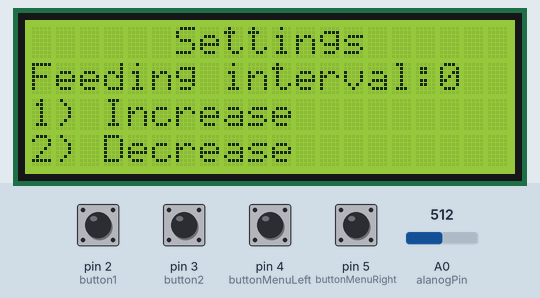
Simulated run of this sketch. Board: Arduino Uno, built with avr-gcc and run on an emulated ATmega328P. On the bench: 20×4 character LCD. Inputs (shaded band) come from the test bench; at power-on: pin 2 (button1), pin 3 (button2), pin 4 (buttonMenuLeft), pin 5 (buttonMenuRight) HIGH, A0 (alanogPin) = 512. The local clock reads 2024-03-15 10:24:30 at power-on unless the sketch sets it; EEPROM starts erased.

Above: at 3.3 s.
3.4 s: pin 5 (buttonMenuRight) pulled LOW for 1 s
At 5.8 s:
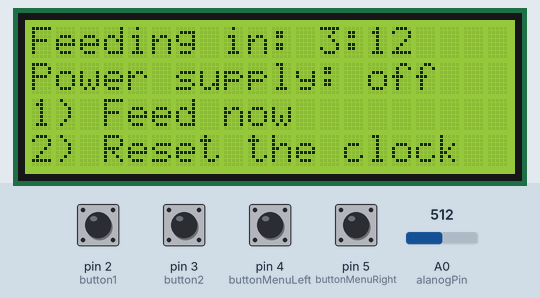
7.4 s: A0 (alanogPin) set to 806
9.5 s: A0 (alanogPin) set to 830
At 10.3 s:
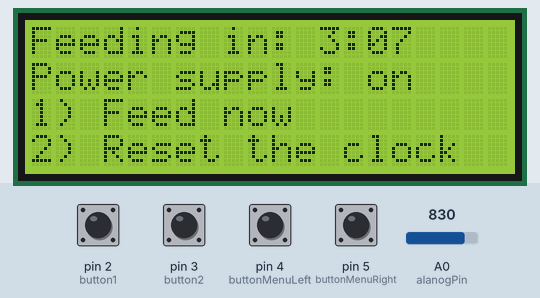
12.5 s: pin 5 (buttonMenuRight) pulled LOW for 1 s
At 14.4 s:
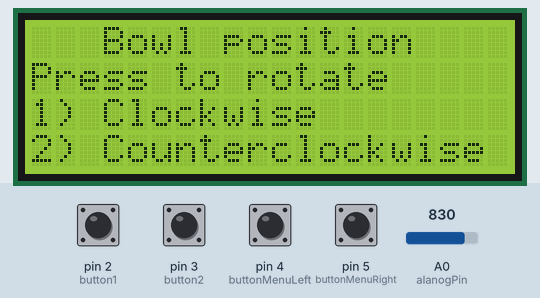
15.0 s: pin 5 (buttonMenuRight) pulled LOW for 1 s
At 15.7 s:
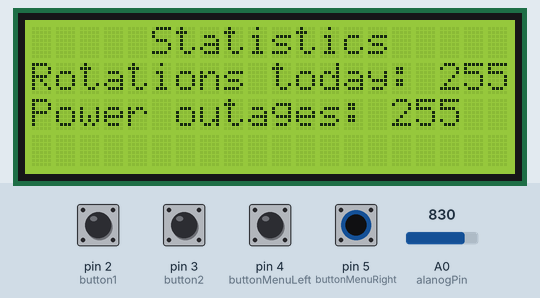
17.5 s: pin 2 (button1) pulled LOW for 1 s
At 19.8 s:
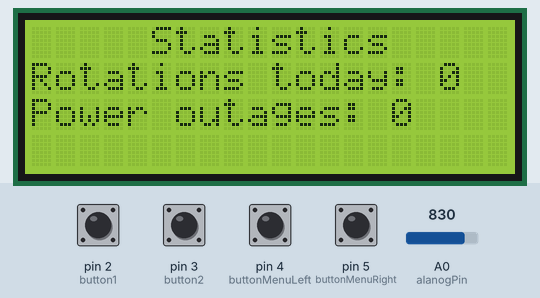
Timing chart, 0 to 21.0 s (numbered marks = the images above; inputs shaded):
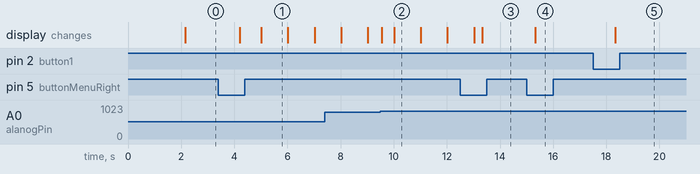

The sketch:

Program.ino
```cpp
// Include the Arduino Stepper Library
#include <Wire.h>
#include <LiquidCrystal_I2C.h>
#include <Stepper.h>
#include <RTC.h>
#include <EEPROM.h>
#include <avr/wdt.h>

class View;
class Controller;
class Model;

unsigned long millisButtonLastPush = 0;
unsigned long lcdLastUpdate = 0;

const unsigned long millisButtonPushInterval = 1000;
const unsigned long lcdUpdateInterval = 1000;

const byte button1 = 2;
const byte button2 = 3;
const byte buttonMenuLeft = 4;
const byte buttonMenuRight = 5;

// Number of steps per output rotation
const int stepsPerRevolution = 200;

// Create Instance of Stepper library
Stepper myStepper{stepsPerRevolution, 8, 9, 10, 11};

class Model
{
  private:

  byte previousSecond = 0;

  unsigned secondsTillNextRotation;

  bool feedingSkipped = false;

  //Settings and statistics

  const byte rotationsAddress = 0;
  byte totalRotations;

  const byte outagesAddress = 1;
  byte totalOutages;

  const byte unitsAddress = 2;
  byte unitsToWait;

  const byte feedMinInterval = 1;
  const byte feedMaxInterval = 12;

  void setTotalRotations(const byte value)
  {
    totalRotations = value;
    EEPROM.write(rotationsAddress, totalRotations);
  }

  void setTotalOutages(const byte value)
  {
    totalOutages = value;
    EEPROM.write(outagesAddress, totalOutages);
  }

  public:

  unsigned getSecondsTillNextRotation()
  {
    return secondsTillNextRotation;
  }

  void resetStatistics()
  {
    setTotalRotations(0);
    setTotalOutages(0);
  }

  bool timeHasPassed()
  {
    return secondsTillNextRotation <= 0;
  }

  void initialize()
  {
    totalRotations = EEPROM.read(rotationsAddress);
    totalOutages = EEPROM.read(outagesAddress);
    unitsToWait = EEPROM.read(unitsAddress);

    secondsTillNextRotation = unitsToWait * 60;
  }

  void increaseUnitsToWait()
  {
    if (unitsToWait < feedMaxInterval)
    {
      ++unitsToWait;
      EEPROM.write(unitsAddress, unitsToWait);
    }
  }

  void decreaseUnitsToWait()
  {
    if (unitsToWait > feedMinInterval)
    {
      --unitsToWait;
      EEPROM.write(unitsAddress, unitsToWait);
    }
  }

  byte getPreviousSecond()
  {
    return previousSecond;
  }

  void setPreviousSecond(const byte value)
  {
    previousSecond = value;
  }

  byte getTotalRotations()
  {
    return totalRotations;
  }

  byte getTotalOutages()
  {
    return totalOutages;
  }

  void registerPowerOutage()
  {
    setTotalOutages(totalOutages + 1);
  }

  void updateRotationStatistics()
  {
      ++totalRotations;
      setTotalRotations(totalRotations);
  }

  void setFeedingSkipped(const bool value)
  {
    feedingSkipped = value;
  }

  bool getFeedingSkipped()
  {
    return feedingSkipped;
  }

  byte getUnitsToWait()
  {
     return unitsToWait;
  }

  void decreaseCounter()
  {
    --secondsTillNextRotation;
  }

  void resetTime()
  {

    secondsTillNextRotation = unitsToWait * 60;
  }


};

class Controller
{
private:

  bool powerState;

  PCF8563 RTC;

  View* view;
  Model* model;
  const int alanogPin = A0;

public:

   void initialize()
   {
      powerState = powerIsOn();
      RTC.begin();
   }

   void setView(View* view)
   {
      this->view = view;
   }

   void setModel(Model* model)
   {
      this->model = model;
   }

  bool getPowerState()
  {
    return powerState;
  }

  void setPowerState(const bool state)
  {
    this->powerState = state;
  }

  byte getCurrentMinutes()
  {
    return RTC.getMinutes();
  }

  byte getCurrentSeconds()
  {
    return RTC.getSeconds();
  }

   bool powerIsOn()
   {
      return analogRead(alanogPin)*(5.0 / 1023.0) >= 4;
   }

   byte getFeedingInterval()
   {
      return model->getUnitsToWait();
   }

   byte getUnitsToWait()
   {
      return model->getUnitsToWait();
   }

   byte getSecondsTillNextRotation()
   {
      return model->getSecondsTillNextRotation();
   }

   byte getTotalRotations()
   {
      return model->getTotalRotations();
   }

   byte getTotalOutages()
   {
      return model->getTotalOutages();
   }

   bool getFeedingSkipped()
   {
      return model->getFeedingSkipped();
   }
};

class View
{
private:

  byte feedingIntervalDisplayed = -1;
  bool powerSupplyDisplayed;
  bool feedingSkippedDisplayed;
  byte rotationsDisplayed = -1;
  byte outagesDisplayed = -1;

  Controller* controller;

  const byte rowLength = 20;

  static const byte rowsNumber = 4;
  static const byte numberOfScreens = 4;

  // Define LCD pinout
  const byte  en = 2, rw = 1, rs = 0, d4 = 4, d5 = 5, d6 = 6, d7 = 7, bl = 3;

  // Define I2C Address
  const byte i2c_addr = 0x27;

  LiquidCrystal_I2C lcd {i2c_addr, en, rw, rs, d4, d5, d6, d7, bl, POSITIVE};

  byte currentMenu = 0;

  String strings[numberOfScreens][rowsNumber]  = {{"      Settings      ", "Feeding interval:", "1) Increase", "2) Decrease"},
                                          {"Feeding in: ", "Power supply: ", "1) Feed now", "2) Reset the clock"},
                                          {"   Bowl position   ", "Press to rotate", "1) Clockwise", "2) Counterclockwise"},
                                          {"     Statistics     ", "Rotations today: ", "Power outages: ", ""}};

  void printSettings()
  {
    this->setRow(0);
    lcd.print(strings[0][0]);
    this->setRow(1);
    lcd.print(strings[0][1]);
    lcd.print(controller->getUnitsToWait());
    this->setRow(2);
    lcd.print(strings[0][2]);
    this->setRow(3);
    lcd.print(strings[0][3]);
  }

  void printNextFeeding()
  {
    updateNextFeeding();
    this->setRow(1);
    lcd.print(strings[1][1]);
    lcd.print(powerStateToString(controller->powerIsOn()));
    this->setRow(2);
    lcd.print(strings[1][2]);
    this->setRow(3);
    lcd.print(strings[1][3]);
  }

  void printManual()
  {
    for (size_t i = 0; i < rowsNumber; ++i)
    {
      this->setRow(i);
      lcd.print(strings[2][i]);
    }
  }

  void printStatistics()
  {
      this->setRow(0);
      lcd.print(strings[3][0]);
      this->setRow(1);
      lcd.print(strings[3][1]);
      lcd.print(controller->getTotalRotations());
      this->setRow(2);
      lcd.print(strings[3][2]);
      lcd.print(controller->getTotalOutages());
      this->setRow(3);
      lcd.print(strings[3][3]);
  }

  void printSeconds(const byte seconds)
  {
    if (seconds < 10)
    {
      this->print("0");
    }
    this->print(seconds);
  }

public:

  void setController(Controller* controller)
  {
      this->controller = controller;
  }

  void initialize()
  {
    powerSupplyDisplayed = controller->powerIsOn();
    lcd.begin(rowLength, rowsNumber);
    lcd.setCursor(0, 1);
    lcd.print("     Feeder 1.0     ");
    delay(2000);
    lcd.clear();
    this->printCurrentScreen();
  }

  void setRow(const byte row)
  {
    lcd.setCursor(0, row);
  }

  void clearView()
  {
    lcd.clear();
  }

  void clearRow(const byte rowNumber)
  {
    this->setRow(rowNumber);
    for (size_t i = 0; i < rowLength; ++i)
    {
      this->print(' ');
    }
    this->setRow(rowNumber);
  }

  String powerStateToString(const bool state)
  {
    if (state)
    {
      return "on";
    }
    return "off";
  }

  void print(unsigned n)
  {
    lcd.print(n);
  }

  void print(const char c)
  {
    lcd.print(c);
  }

  void print(const String s)
  {
    lcd.print(s);
  }

  void print(const byte b)
  {
    lcd.print(b);
  }

  void setNextScreen()
  {
    currentMenu = ++currentMenu % numberOfScreens;
  }

  void setPreviousScreen()
  {
    currentMenu = --currentMenu % numberOfScreens;
  }

  byte getCurrentMenu()
  {
    return currentMenu;
  }

  void printCurrentScreen()
  {
      switch(currentMenu)
      {
        case 0:
          printSettings();
          break;
        case 1:
          printNextFeeding();
          break;
        case 2:
          printManual();
          break;
        case 3:
          printStatistics();
          break;
      }
  }

  void updateSettings()
  {
    byte currentInterval = controller->getFeedingInterval();
    if (currentInterval != feedingIntervalDisplayed)
    {
       this->clearRow(1);
       this->print(strings[0][1]);
       this->print(currentInterval);
       feedingIntervalDisplayed = currentInterval;
    }
  }

  void updateNextFeeding()
  {
    bool feedingSkipped = controller->getFeedingSkipped();
    if (feedingSkippedDisplayed != feedingSkipped)
    {
      this->clearRow(0);
      if (feedingSkipped)
      {
        this->print("Waiting for power!");
      }
      feedingSkippedDisplayed = feedingSkipped;
    }
    else if(!feedingSkipped)
    {
      this->setRow(0);
      this->print(strings[1][0]);
      unsigned seconds = controller->getSecondsTillNextRotation();
      this->print(seconds / 60);
      this->print(':');
      this->printSeconds(seconds % 60);
    }
    bool powerIsOn = controller->powerIsOn();
    if (powerIsOn != powerSupplyDisplayed)
    {
        this->clearRow(1);
        lcd.print(strings[1][1]);
        lcd.print(powerStateToString(powerIsOn));
        powerSupplyDisplayed = powerIsOn;
    }
  }

  void updateStatistics()
  {
    byte currentRotations = controller->getTotalRotations();
    if (currentRotations != rotationsDisplayed)
    {
      this->clearRow(1);

      this->print(strings[3][1]);
      this->print(currentRotations);
      rotationsDisplayed = currentRotations;
    }
    byte currentOutages = controller->getTotalOutages();
    if (currentOutages != outagesDisplayed)
    {
      this->clearRow(2);
      this->print(strings[3][2]);
      this->print(currentOutages);
      outagesDisplayed = currentOutages;
    }
  }

  void updateCurrentScreen()
  {
       switch(currentMenu)
       {
        case 0:
          updateSettings();
          break;
        case 1:
          updateNextFeeding();
          break;
        case 2:
          break;
        case 3:
          updateStatistics();
          break;
       }
  }
};

View view;
Controller controller;
Model model;

void setup()
{
  pinMode(button1, INPUT_PULLUP);
  pinMode(button2, INPUT_PULLUP);
  pinMode(buttonMenuLeft, INPUT_PULLUP);
  pinMode(buttonMenuRight, INPUT_PULLUP);
  pinMode(7, INPUT);

  controller.setModel(&model);
  controller.setView(&view);
  view.setController(&controller);
  view.initialize();
  model.initialize();
  // set the speed at 60 rpm:
  myStepper.setSpeed(120);
  wdt_enable(WDTO_4S);
}

void processMainMenuInput()
{
    if (digitalRead(button1) == LOW)
    {
        model.increaseUnitsToWait();
    }
    else if (digitalRead(button2) == LOW)
    {
        model.decreaseUnitsToWait();
    }
}

void processNextFeedingInput()
{
    if (digitalRead(button1) == LOW)
    {
       rotate();
    } else if (digitalRead(button2) == LOW)
    {
       model.resetTime();
    }
}

void processManualRotationInput()
{
    if (digitalRead(button1) == LOW)
    {
        rotateClockwise(15);
    }
    else if (digitalRead(button2) == LOW)
    {
        rotateCounterclockwise(15);
    }
}

void processStatisticsInput()
{
  if (digitalRead(button1) == LOW)
    {
        model.resetStatistics();
    }
}

void processButtonInput()
{
    unsigned long current = millis();
    if (current - millisButtonLastPush >= millisButtonPushInterval)
    {
      millisButtonLastPush = current;
      if (digitalRead(buttonMenuLeft) == LOW)
      {
        view.setPreviousScreen();
        view.clearView();
        view.printCurrentScreen();
      }
      else if (digitalRead(buttonMenuRight) == LOW)
      {
        view.setNextScreen();
        view.clearView();
        view.printCurrentScreen();
      }
      else {
        switch(view.getCurrentMenu())
        {
          case 0:
              processMainMenuInput();
              break;
          case 1:
              processNextFeedingInput();
              break;
          case 2:
              processManualRotationInput();
              break;
          case 3:
              processStatisticsInput();
              break;
        }
      }
    }
}


  void rotateClockwise(byte steps)
  {

    myStepper.step(steps);
    digitalWrite(8, LOW);
    digitalWrite(9, LOW);
    digitalWrite(10, LOW);
    digitalWrite(11, LOW);

  }

  void rotateCounterclockwise(byte steps)
  {

    myStepper.step(-steps);
    digitalWrite(8, LOW);
    digitalWrite(9, LOW);
    digitalWrite(10, LOW);
    digitalWrite(11, LOW);

  }
  void rotate()
  {
    myStepper.step(stepsPerRevolution / 2);

    digitalWrite(8, LOW);
    digitalWrite(9, LOW);
    digitalWrite(10, LOW);
    digitalWrite(11, LOW);
    model.updateRotationStatistics();
  }

void loop()
{
  bool currentPowerState = controller.powerIsOn();
  bool previousPowerState = controller.getPowerState();
  if (previousPowerState != currentPowerState)
  {
      controller.setPowerState(currentPowerState);
      if (previousPowerState)
      {
        model.registerPowerOutage();
      }
  }

  if (model.getFeedingSkipped() && controller.powerIsOn())
  {
    rotate();
    model.resetTime();
    model.setFeedingSkipped(false);
  }

  byte seconds = controller.getCurrentSeconds();
  if (model.getPreviousSecond() != seconds)
  {
    model.setPreviousSecond(seconds);
    model.decreaseCounter();
    if (model.timeHasPassed())
    {
      if (controller.powerIsOn())
      {
        rotate();
        model.resetTime();
      }
      else
      {
        model.setFeedingSkipped(true);
      }
    }
  }
  view.updateCurrentScreen();
  processButtonInput();
  wdt_reset();
}
```

Measured:
- the behaviour switches between 818 and 819 on A0 (alanogPin) (found by bisection; images 1 and 2)
- after the input at 3.4 s, the display: first changes after 0.81 s (image 1 shows a later state)
- after the input at 9.5 s, the display: first changes after 0.05 s (image 2 shows a later state)
- after the input at 12.5 s, the display: first differs from a run without the input after 0.83 s (image 3)
- after the input at 15.0 s, the display: changes after 0.33 s (image 4)
- after the input at 17.5 s, the display: changes after 0.84 s (image 5)
- what the display in image 2 shows lasts 1.0 s, from 10.0 s to 11.0 s
